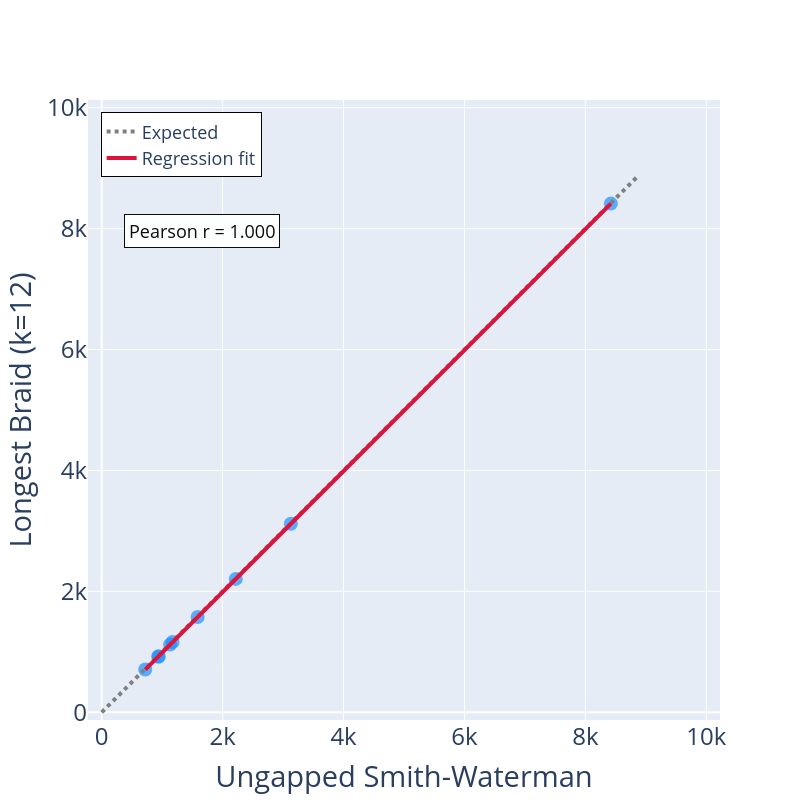

Here is the notebook cell this chart was saved with:
### Code cell
import json
import numpy as np
import plotly.graph_objects as go

# Load JSON data
with open(json_outfile) as f:
    alignment_data = json.load(f)

# Collect values
braid_lengths = []
sw_lengths = []
ensembl_ids = []

for ensembl_id, entry in alignment_data.items():
    braid = entry.get("braid")
    sw = entry.get("ungapped_alignment")
    if braid and sw and "length" in braid and "length" in sw:
        braid_lengths.append(braid["length"])
        sw_lengths.append(sw["length"])
        ensembl_ids.append(ensembl_id)

# Convert to numpy arrays
x = np.array(sw_lengths)
y = np.array(braid_lengths)
ensembl_ids = np.array(ensembl_ids)

# Pearson correlation
correlation = np.corrcoef(x, y)[0, 1]

# Linear regression
slope, intercept = np.polyfit(x, y, 1)
regression_y = slope * x + intercept

# Axis range
max_val = max(x.max(), y.max()) * 1.05

# Build figure
fig = go.Figure()

# Scatter plot of all points
fig.add_trace(go.Scatter(
    x=x,
    y=y,
    mode="markers",
    showlegend=False,
    marker=dict(size=14, color="dodgerblue", opacity=0.7),
    text=ensembl_ids,
    hovertemplate="Ensembl ID: %{text}<br>SW Length: %{x}<br>Braid Length: %{y}<extra></extra>"
))

# Dotted expected line (y = x)
fig.add_trace(go.Scatter(
    x=[0, max_val],
    y=[0, max_val],
    mode="lines",
    name="Expected",
    line=dict(dash="dot", color="gray", width=4)
))

# Regression line
fig.add_trace(go.Scatter(
    x=x,
    y=regression_y,
    mode="lines",
    name="Regression fit",
    line=dict(color="crimson", width=4)
))

# Floating Pearson r label
fig.update_layout(
    xaxis_title="Ungapped Smith-Waterman",
    yaxis_title="Longest Braid (k=12)",
    width=800,
    height=800,
    font=dict(size=24),
    legend=dict(
        x=0.02,
        y=0.98,
        bgcolor="white",
        bordercolor="black",
        borderwidth=1,
        font=dict(size=18)
    ),
    annotations=[
        dict(
            x=0,
            y=0.90 * max_val,
            xref="x",
            yref="y",
            text=f"Pearson r = {correlation:.3f}",
            showarrow=False,
            font=dict(size=18, color="black"),
            align="left",
            bgcolor="white",
            bordercolor="black",
            borderwidth=1,
            borderpad=4,
            opacity=0.95,
            xshift=100
        ),
    ]
)

# Format axes with 'k' notation and ensure equal scale
fig.update_xaxes(
    range=[0, 10_000],
    scaleanchor="y",
    scaleratio=1,
    tickformat=".0~s",  # e.g. 2000 → 2k
)
fig.update_yaxes(
    range=[0, 10_000],
    tickformat=".0~s"
)

# Export image
fig.write_image("../../slideshows/images/braid_vs_sw.png", width=800, height=800)
fig.show()

### Figure 1 — Plotly figure (JSON) as saved in the notebook; plotly's stock layout.template omitted (floating-point values rounded to 4 significant figures)
{"data": [{"hovertemplate": "Ensembl ID: %{text}<br>SW Length: %{x}<br>Braid Length: %{y}<extra></extra>", "marker": {"color": "dodgerblue", "opacity": 0.7, "size": 14}, "mode": "markers", "showlegend": false, "text": ["ENSG00000117448", "ENSG00000127125", "ENSG00000134684", "ENSG00000135775", "ENSG00000143156", "ENSG00000143624", "ENSG00000143669", "ENSG00000171357", "ENSG00000189409"], "type": "scatter", "x": [943, 936, 1587, 2217, 1131, 3129, 8422, 720, 1173], "y": [918, 925, 1576, 2206, 1120, 3118, 8414, 709, 1162]}, {"line": {"color": "gray", "dash": "dot", "width": 4}, "mode": "lines", "name": "Expected", "type": "scatter", "x": [0, 8843.0], "y": [0, 8843.0]}, {"line": {"color": "crimson", "width": 4}, "mode": "lines", "name": "Regression fit", "type": "scatter", "x": [943, 936, 1587, 2217, 1131, 3129, 8422, 720, 1173], "y": [929.8, 922.8, 1574.0, 2205.0, 1118.0, 3117.0, 8415.0, 706.6, 1160.0]}], "layout": {"annotations": [{"align": "left", "bgcolor": "white", "bordercolor": "black", "borderpad": 4, "borderwidth": 1, "font": {"color": "black", "size": 18}, "opacity": 0.95, "showarrow": false, "text": "Pearson r = 1.000", "x": 0, "xref": "x", "xshift": 100, "y": 7959.0, "yref": "y"}], "font": {"size": 24}, "height": 800, "legend": {"bgcolor": "white", "bordercolor": "black", "borderwidth": 1, "font": {"size": 18}, "x": 0.02, "y": 0.98}, "width": 800, "xaxis": {"range": [0, 10000], "scaleanchor": "y", "scaleratio": 1, "tickformat": ".0~s", "title": {"text": "Ungapped Smith-Waterman"}}, "yaxis": {"range": [0, 10000], "tickformat": ".0~s", "title": {"text": "Longest Braid (k=12)"}}}}
